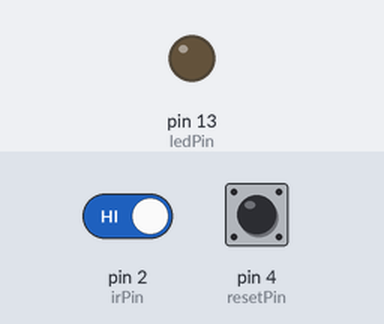
Simulated run of this sketch. Board: Arduino Uno, built with avr-gcc and run on an emulated ATmega328P. Parts: output pins drawn as LEDs (lit = HIGH). Dashed ring = blinking. The inputs (shaded band) are chosen by the test bench; at power-on: pin 2 (irPin) HIGH, pin 4 (resetPin) HIGH.

Above: at 1.2 s.
1.3 s: pin 2 (irPin) driven LOW
At 1.45 s:
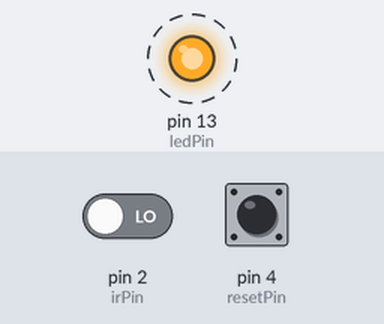
4.3 s: pin 4 (resetPin) pulled LOW for 3.2 s
Timing chart, 0 to 15.0 s (numbered marks = the images above; inputs shaded):
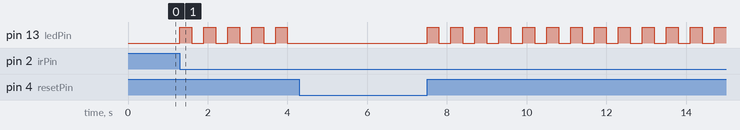

The sketch:

sketch.ino
```cpp
int irPin = 2;
int resetPin = 4;
int ledPin = 13;

int alarm = 0;

void setup() {
  pinMode(irPin, INPUT);
  pinMode(resetPin, INPUT_PULLUP);
  pinMode(ledPin, OUTPUT);
}

void loop() {

  if (digitalRead(irPin) == LOW) {
    alarm = 1;
  }

  if (digitalRead(resetPin) == LOW) {
    alarm = 0;
    digitalWrite(ledPin, LOW);
  }

  if (alarm == 1) {
    digitalWrite(ledPin, HIGH);
    delay(300);
    digitalWrite(ledPin, LOW);
    delay(300);
  }
}
```

Measured:
- after the input at 1.3 s, pin 13 (ledPin): alternates HIGH for 0.30 s and LOW for 0.30 s, starting at once
